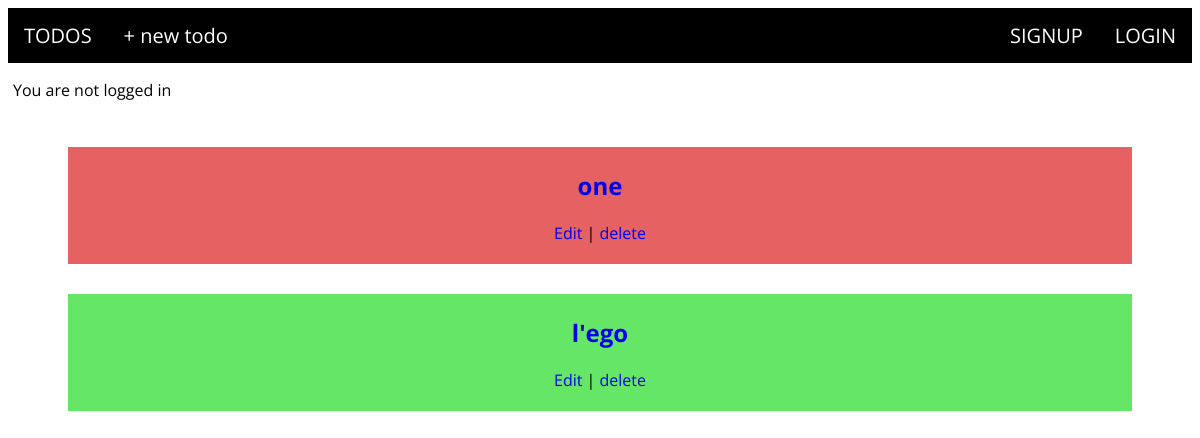
Before: / with the older database file.
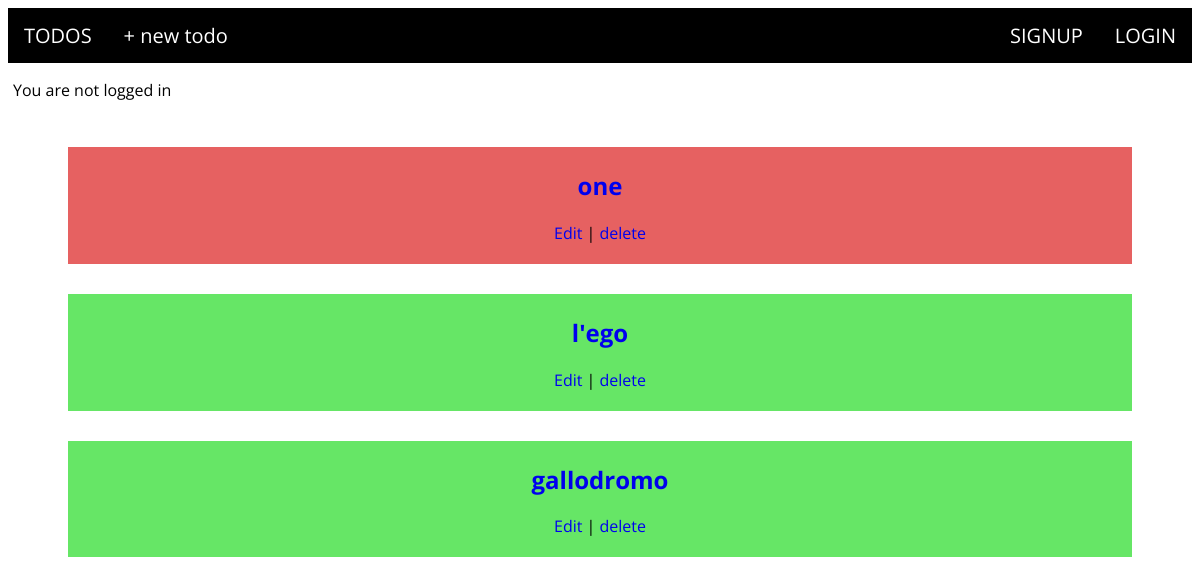
After: the same page with the newer database file.
### todo/models.py (models this page shows, shortened)
class Todo(models.Model):
    title = models.CharField(max_length=255)
    description = models.TextField()
    date = models.DateTimeField(auto_now_add=True)
    author = models.ForeignKey(
        get_user_model(),
        on_delete=models.CASCADE,
    )
    done = models.BooleanField(default=False)

### todo/views.py (the view)
# urls.py: path('', TodoListView.as_view(), name='todo_list'),
class TodoListView(ListView):
    model = Todo
    template_name = 'todo_list.html'
    ordering = ['-done']

### templates/todo_list.html
{% extends 'base.html' %}
{% block content %}
<div class="initial_message">
    {% if user.is_authenticated %}
    <p>Hi {{ user.username }}</p>
    {% else %}
    <p>You are not logged in</p>
    {% endif %}
</div>
{% for todo in object_list %}
<div class="card" {% if todo.done %}style="background-color:rgb(230,97,97);"
    {% else %}style='background-color:rgb(102,230,102);' {% endif %}>
    <h2><a href="{% url 'todo_detail' todo.pk %}">{{ todo.title }}</a></h2>
    <a href="{% url 'todo_edit' todo.pk %}">Edit</a> |
    <a href="{% url 'todo_delete' todo.pk %}">delete</a>
</div>
{% endfor %}
{% endblock content %}

### templates/base.html (shortened to what this page needs)
{% load static %}
<html>
<head>
    <link rel="stylesheet" href="{% static 'css/base.css' %}">
</head>
<body>
    <header>
        <div class="container">
            <nav>
                <ul>
                    <li class="nav-left"><a href="{% url 'todo_list' %}">TODOS</a></li>
                    <li class="nav-left"><a href="{% url 'todo_new' %}">+ new todo</a></li>
                    {% if user.is_authenticated %}
                    <li class="nav-right"><a href="{% url 'logout' %}">LOGOUT</a></li>
                    {% else %}
                    <li class="nav-right"><a href="{% url 'login' %}">LOGIN</a></li>
                    <li class="nav-right"><a href="{% url 'signup' %}">SIGNUP</a></li>
                    {% endif %}
                </ul>
            </nav>
        </div>
    </header>
    {% block content %}
    {% endblock content %}
</body>
</html>

### static/css/base.css (style rules this page uses)
* { font-family: 'Open Sans', sans-serif; }
.container { width: 100%; margin: 0 auto; }
header { background: black; }
header::after { content: ''; display: table; clear: both; }
.nav-left { float: left; }
.nav-right { float: right; }
.initial_message { display: inline-block; width: 100%; margin-top: 0; margin-left: 5; }
nav ul { margin: 0; padding: 0; list-style-type: none; }
nav li a { display: block; color: white; text-align: center; padding: 14px 16px; text-decoration: none; font-size: 20px; }
.card { margin-left: 60px; margin-right: 60px; padding: 20px; padding-top: 2px; margin-top: 30px; text-align: center; }
.card a { text-decoration: none; }

Changed rows visible on the page:
added Todo: title "gallodromo"
